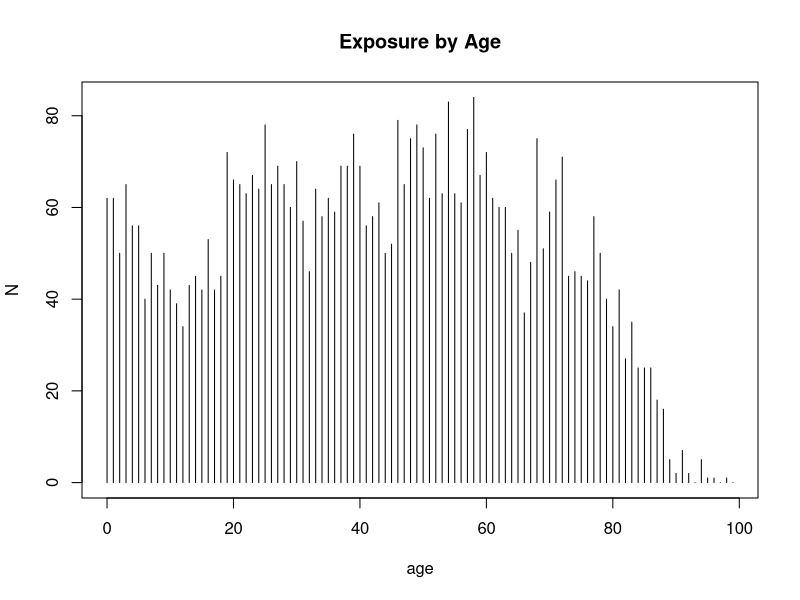
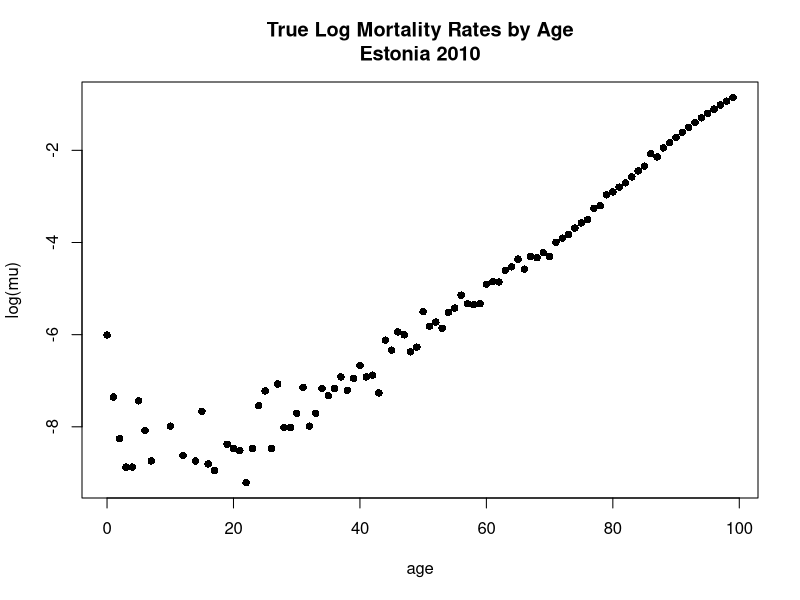
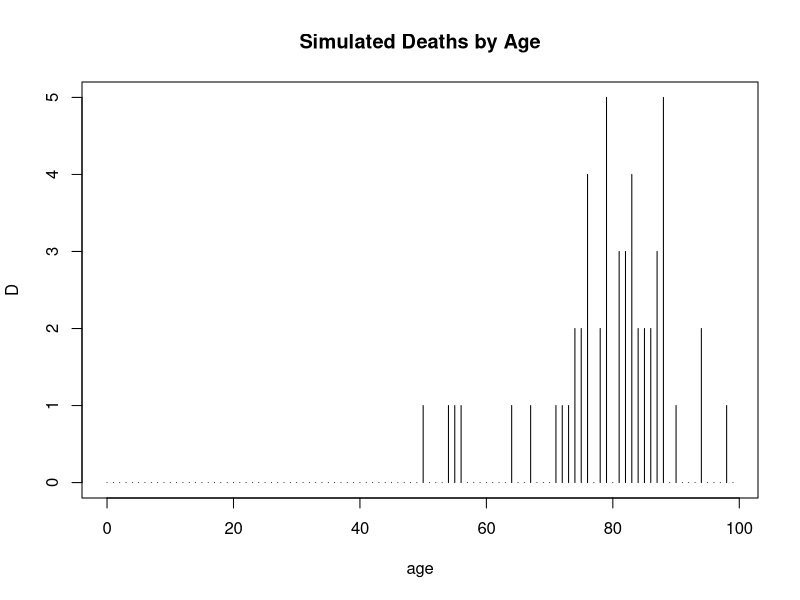
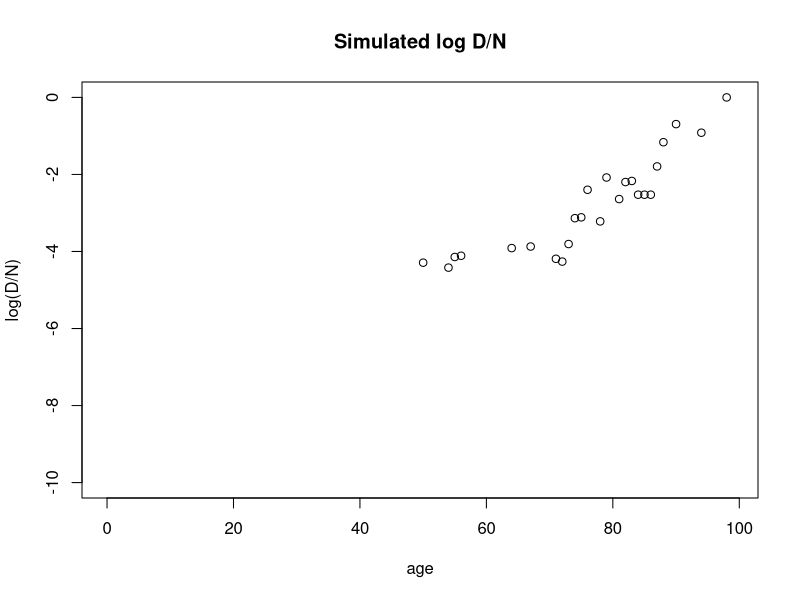
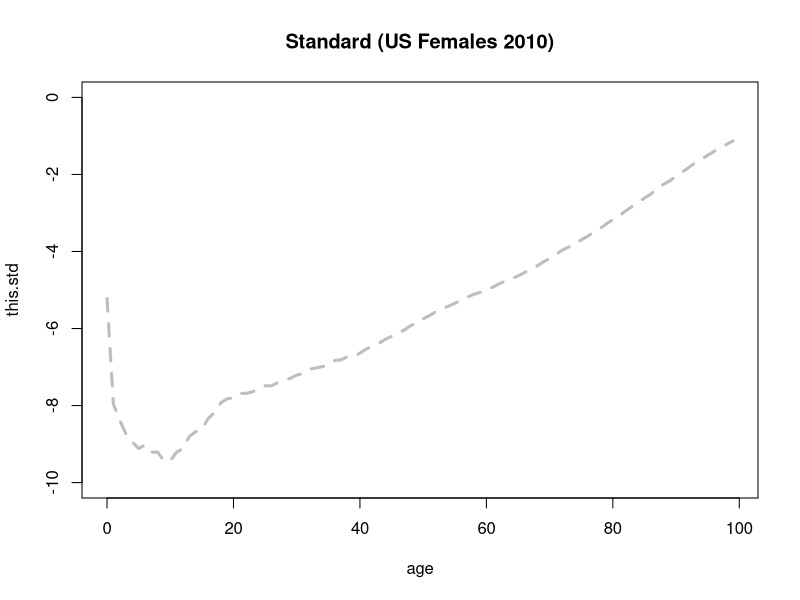
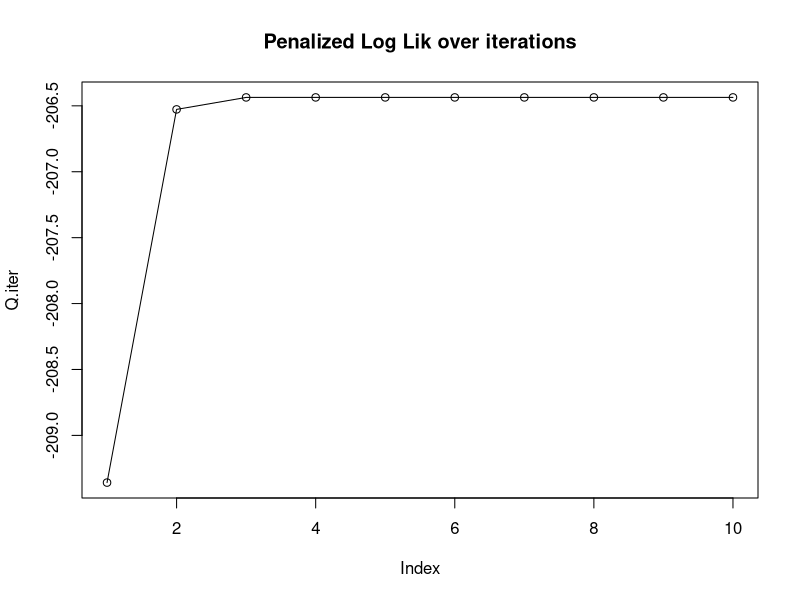
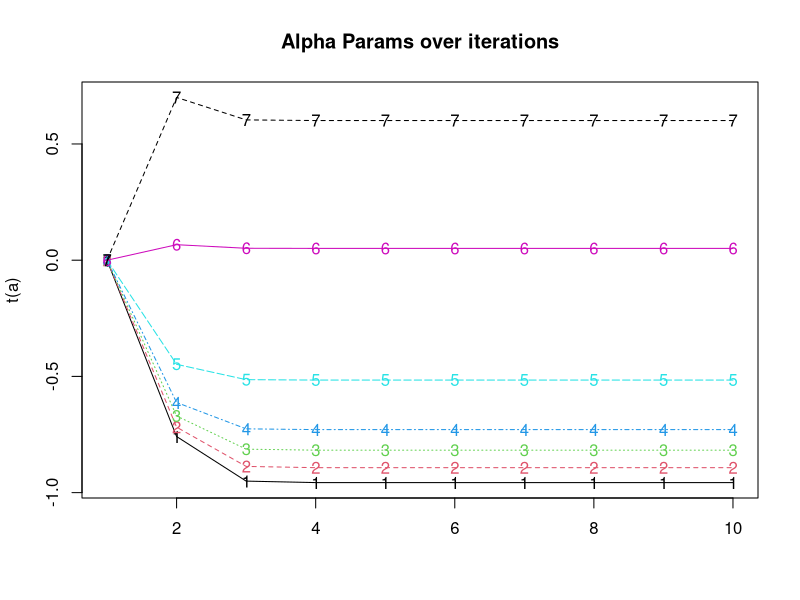
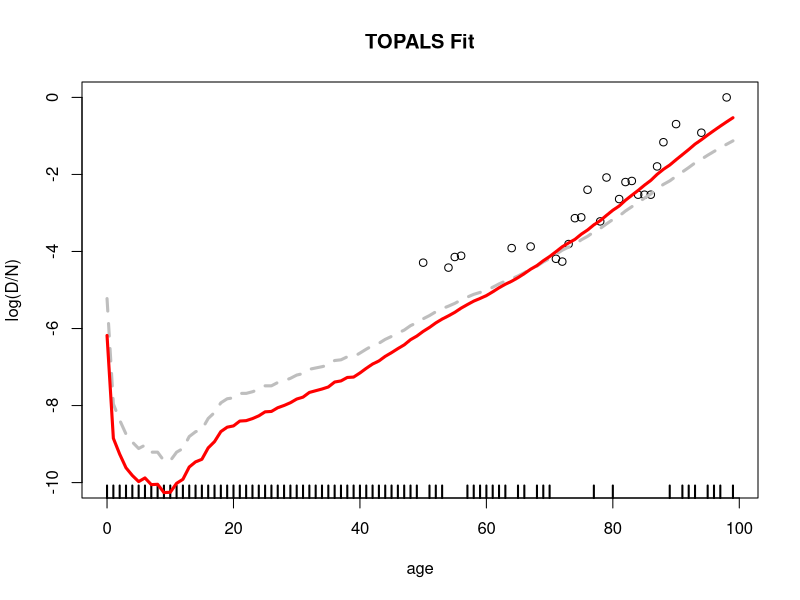

The R script that drew these images, in order:
## ---- chunk 1
knitr::opts_chunk$set(echo = TRUE)
## ---- chunk 2
N = c(62, 62, 50, 65, 56, 56, 40, 50, 43, 50, 
42, 39, 34, 43, 45, 42, 53, 42, 45, 72, 66, 65, 63, 
67, 64, 78, 65, 69, 65, 60, 70, 57, 46, 64, 58, 62, 
59, 69, 69, 76, 69, 56, 58, 61, 50, 52, 79, 65, 75, 
78, 73, 62, 76, 63, 83, 63, 61, 77, 84, 67, 72, 62, 
60, 60, 50, 55, 37, 48, 75, 51, 59, 66, 71, 45, 46, 
45, 44, 58, 50, 40, 34, 42, 27, 35, 25, 25, 25, 18, 
16, 5, 2, 7, 2, 0, 5, 1, 1, 0, 1, 0)

age = 0:99

plot(age, N, type='h', main = "Exposure by Age")

## ---- chunk 3
mu = c(0.00246, 0.00064, 0.00026, 0.00014, 0.00014, 0.00059, 0.00031, 
0.00016, 0, 0, 0.00034, 0, 0.00018, 0, 0.00016, 0.00047, 0.00015, 
0.00013, 0, 0.00023, 0.00021, 2e-04, 1e-04, 0.00021, 0.00053, 
0.00073, 0.00021, 0.00085, 0.00033, 0.00033, 0.00045, 0.00079, 
0.00034, 0.00045, 0.00077, 0.00066, 0.00077, 0.00099, 0.00074, 
0.00096, 0.00127, 0.00099, 0.00103, 7e-04, 0.0022, 0.00177, 0.00263, 
0.00247, 0.00171, 0.00189, 0.00408, 0.00297, 0.00326, 0.00285, 
0.00402, 0.00441, 0.00584, 0.00485, 0.00475, 0.00484, 0.0074, 
0.00782, 0.00777, 0.01002, 0.0108, 0.01277, 0.01026, 0.0135, 
0.01316, 0.01467, 0.01353, 0.01839, 0.02011, 0.02176, 0.02507, 
0.02801, 0.03008, 0.03849, 0.04071, 0.0516, 0.05487, 0.06088, 
0.06675, 0.07599, 0.08657, 0.09597, 0.12556, 0.11733, 0.14262, 
0.1601, 0.17928, 0.2002, 0.2229, 0.24739, 0.27361, 0.3015, 0.33094, 
0.36176, 0.39377, 0.42671)

plot(age, log(mu), pch=16, main='True Log Mortality Rates by Age\nEstonia 2010')

# trapez approx of life expectancy from a logmx schedule over ages 0..99
e0 = function(logmx) {
  mx = exp(logmx)
  px = exp(-mx)
  lx = c(1,cumprod(px))
  return( sum(head(lx,-1) + tail(lx,-1)) / 2)
}
## ---- chunk 4

set.seed(6447100)   # change this if you want a different random dataset

D = rpois(100, N*mu)

plot( age, D, type='h', main='Simulated Deaths by Age')

plot(age, log(D/N), pch=1, ylim=c(-10,0), main='Simulated log D/N')
## ---- chunk 5
this.std = c(-5.2232, -7.9576, -8.3774, -8.7403, -8.948, -9.115, -9.028, 
-9.2103, -9.2103, -9.4335, -9.4335, -9.2103, -9.115, -8.8049, 
-8.6797, -8.6226, -8.3349, -8.1807, -7.9294, -7.824, -7.7994, 
-7.6843, -7.6843, -7.6417, -7.5811, -7.4876, -7.4876, -7.4021, 
-7.354, -7.2934, -7.2089, -7.1691, -7.0586, -7.0243, -6.9911, 
-6.9486, -6.8308, -6.8124, -6.7338, -6.7338, -6.6377, -6.5362, 
-6.444, -6.383, -6.2818, -6.2047, -6.1193, -6.0407, -5.9257, 
-5.85, -5.7477, -5.6636, -5.5649, -5.4846, -5.4194, -5.3475, 
-5.2572, -5.1832, -5.1127, -5.0625, -5.0071, -4.9281, -4.8422, 
-4.7689, -4.7094, -4.6356, -4.5497, -4.4542, -4.3788, -4.2723, 
-4.1819, -4.0757, -3.966, -3.8859, -3.8126, -3.6977, -3.6071, 
-3.4917, -3.4016, -3.2834, -3.1696, -3.0791, -2.9481, -2.8382, 
-2.7308, -2.614, -2.5092, -2.371, -2.2583, -2.167, -2.0485, -1.935, 
-1.8211, -1.6996, -1.6052, -1.5011, -1.4032, -1.3082, -1.2165, 
-1.1282)

plot(age, this.std, type='l', ylim=c(-10,0), lty=2, col='grey', 
     lwd=3, main='Standard (US Females 2010)')
## ---- chunk 6
library(splines)
B  = bs( age, knots=c(0,1,10,20,40,70), degree=1)  # linear B-spline basis

## penalized log lik function
Q = function(alpha) {
  logmx.hat = as.numeric( this.std + B %*% alpha)
  penalty = sum(diff(alpha)^2)
  return( sum(D * logmx.hat - N * exp(logmx.hat)) - penalty)
}

## expected deaths function
Dhat = function(alpha) {
  lambda.hat = this.std + B %*% alpha
  return(  as.numeric( N * exp(lambda.hat) ))
}      

## S matrix for penalty
S = matrix(0,6,7) 
diag(S[,1:6]) = -1
diag(S[,2:7]) = +1
SS = crossprod(S)

print(S)
print(SS)

#------------------------------------------------
# iteration function: 
# next alpha vector as a function of current alpha
#------------------------------------------------

next_alpha = function(alpha) {
  dhat = Dhat(alpha)
  M = solve ( t(B) %*% diag(dhat) %*% B + 2*SS)
  v = t(B) %*% (D - dhat) - 2* (SS %*% alpha)
  return( alpha + M %*% v)
}
## ---- chunk 7
# MAIN ITERATION, starting at alpha=0

a = matrix(0, 7, 10)

for (i in 2:ncol(a)) { a[,i] = next_alpha(a[,i-1])}

round(a, 4)

Q.iter = apply(a,2, Q)

plot(Q.iter, type='o', main='Penalized Log Lik over iterations')

matplot(  t(a), type='o',main= 'Alpha Params over iterations')


## ---- chunk 8

fitted.logmx = this.std + B %*% a[,ncol(a)]

## ---- chunk 9

plot( age, log(D/N), ylim=c(-10,0), main='TOPALS Fit')
rug( age[D==0], lwd=2)
lines(age, this.std, type='l', lty=2, col='grey', lwd=3)
lines(age, fitted.logmx, lty=1, col='red', lwd=3)

